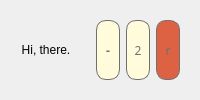
       <widget class="QWidget" name="title" native="true">
        <property name="layoutDirection">
         <enum>Qt::LeftToRight</enum>
        </property>
        <layout class="QHBoxLayout" name="horizontalLayout_5">
         <item>
          <widget class="QLabel" name="label_2">
           <property name="text">
            <string>Hi, there.</string>
           </property>
           <property name="alignment">
            <set>Qt::AlignCenter</set>
           </property>
          </widget>
         </item>
         <item>
          <widget class="QWidget" name="titlebuttons" native="true">
           <property name="sizePolicy">
            <sizepolicy hsizetype="Minimum" vsizetype="Preferred">
             <horstretch>0</horstretch>
             <verstretch>0</verstretch>
            </sizepolicy>
           </property>
           <property name="minimumSize">
            <size>
             <width>102</width>
             <height>0</height>
            </size>
           </property>
           <property name="maximumSize">
            <size>
             <width>102</width>
             <height>16777215</height>
            </size>
           </property>
           <property name="styleSheet">
            <string notr="true"/>
           </property>
           <layout class="QHBoxLayout" name="horizontalLayout_4">
            <item>
             <widget class="QPushButton" name="minimize_butt">
              <property name="sizePolicy">
               <sizepolicy hsizetype="Minimum" vsizetype="Minimum">
                <horstretch>0</horstretch>
                <verstretch>0</verstretch>
               </sizepolicy>
              </property>
              <property name="minimumSize">
               <size>
                <width>24</width>
                <height>24</height>
               </size>
              </property>
              <property name="font">
               <font>
                <family>Poppins</family>
                <weight>75</weight>
                <bold>true</bold>
               </font>
              </property>
              <property name="styleSheet">
               <string notr="true">QPushButton{
border: 1px solid #707070;
border-radius: 10px;
background:#FFFBDB;
color: #707070;
}
QPushButton:hover{
border: 1px solid #535249;
border-radius: 10px;
background:#535249;
color: #FFFBDB;
}</string>
              </property>
              <property name="text">
               <string>-</string>
              </property>
             </widget>
            </item>
            <item>
             <widget class="QPushButton" name="maximize_butt">
              <property name="sizePolicy">
               <sizepolicy hsizetype="Minimum" vsizetype="Minimum">
                <horstretch>0</horstretch>
                <verstretch>0</verstretch>
               </sizepolicy>
              </property>
              <property name="minimumSize">
               <size>
                <width>24</width>
                <height>24</height>
               </size>
              </property>
              <property name="font">
               <font>
                <family>Webdings</family>
                <weight>50</weight>
                <bold>false</bold>
               </font>
              </property>
              <property name="styleSheet">
               <string notr="true">QPushButton{
border: 1px solid #707070;
border-radius: 10px;
background:#FFFBDB;
color: #707070;
}
QPushButton:hover{
border: 1px solid #535249;
border-radius: 10px;
background:#535249;
color: #FFFBDB;
}</string>
              </property>
              <property name="text">
               <string>2</string>
              </property>
             </widget>
            </item>
            <item>
             <widget class="QPushButton" name="close_butt">
              <property name="sizePolicy">
               <sizepolicy hsizetype="Minimum" vsizetype="Minimum">
                <horstretch>0</horstretch>
                <verstretch>0</verstretch>
               </sizepolicy>
              </property>
              <property name="minimumSize">
               <size>
                <width>24</width>
                <height>24</height>
               </size>
              </property>
              <property name="font">
               <font>
                <family>Webdings</family>
                <weight>50</weight>
                <bold>false</bold>
               </font>
              </property>
              <property name="styleSheet">
               <string notr="true">QPushButton{
border: 1px solid #707070;
border-radius: 10px;
background:#DD6243;
color: #707070;
}
QPushButton:hover{
border: 1px solid #E8907A;
border-radius: 10px;
background:#E8907A;
color: #FFFBDB;
}</string>
              </property>
              <property name="text">
               <string>r</string>
              </property>
             </widget>
            </item>
           </layout>
          </widget>
         </item>
        </layout>
       </widget>
